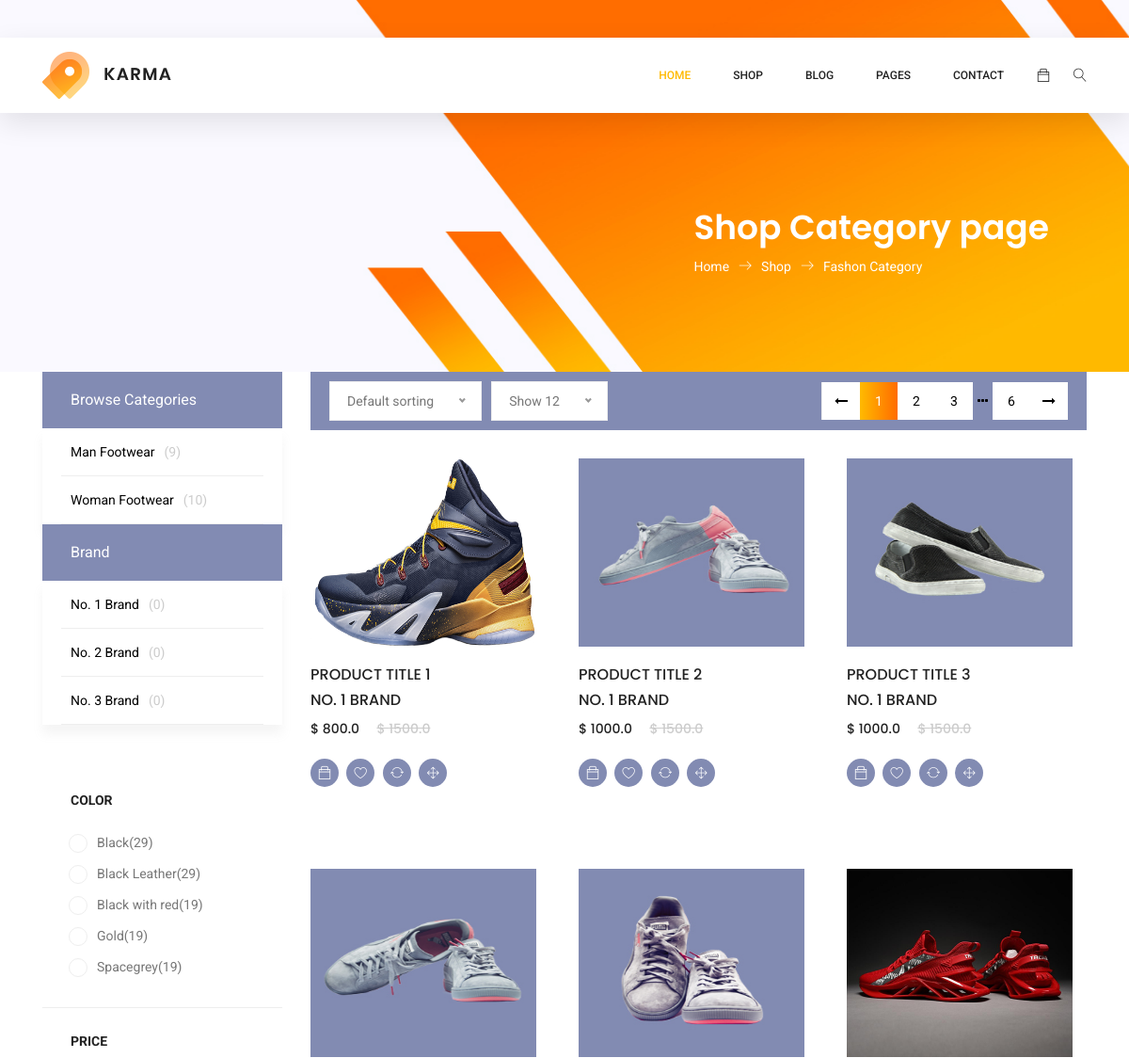
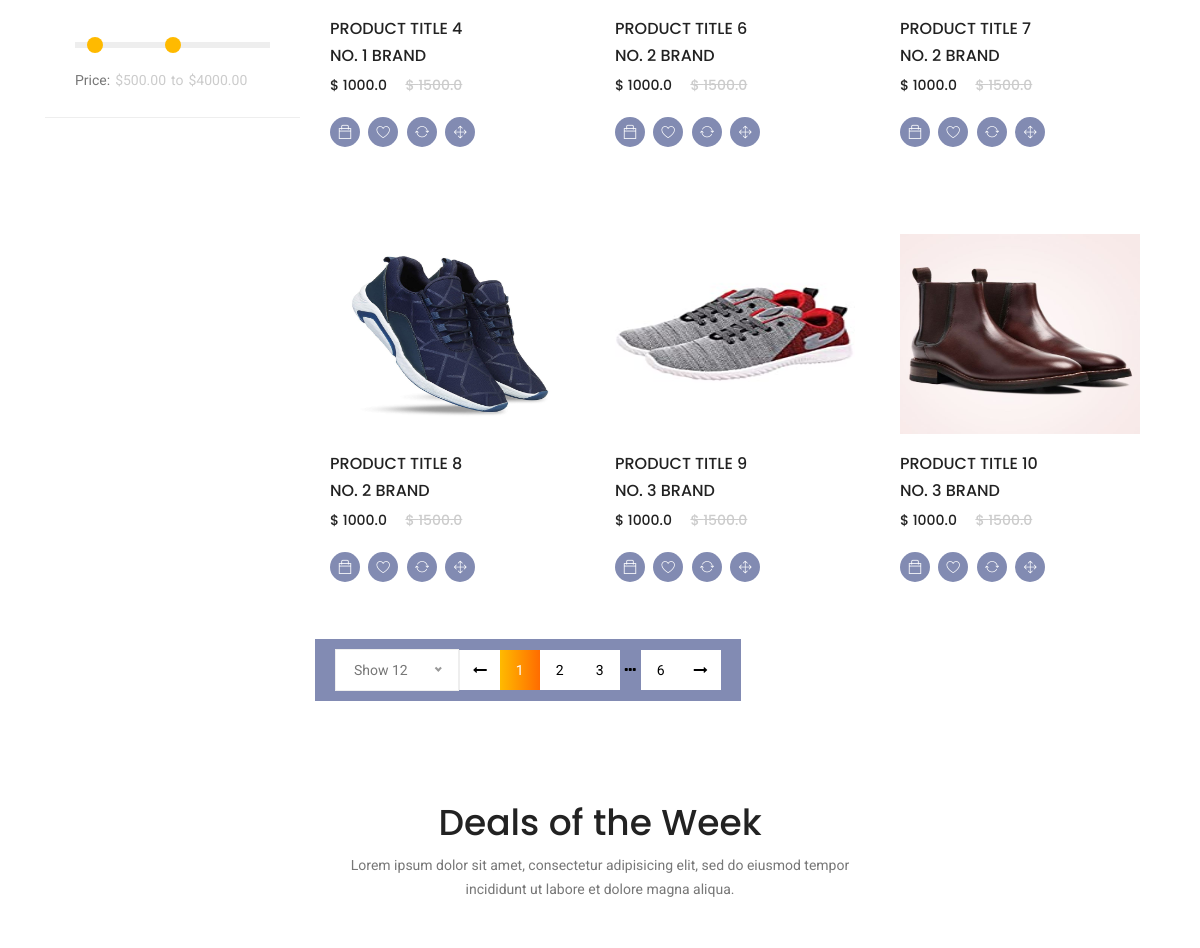
/category/M/ (upper part), run on an earlier commit of the app's database (2 pictures, top to bottom).
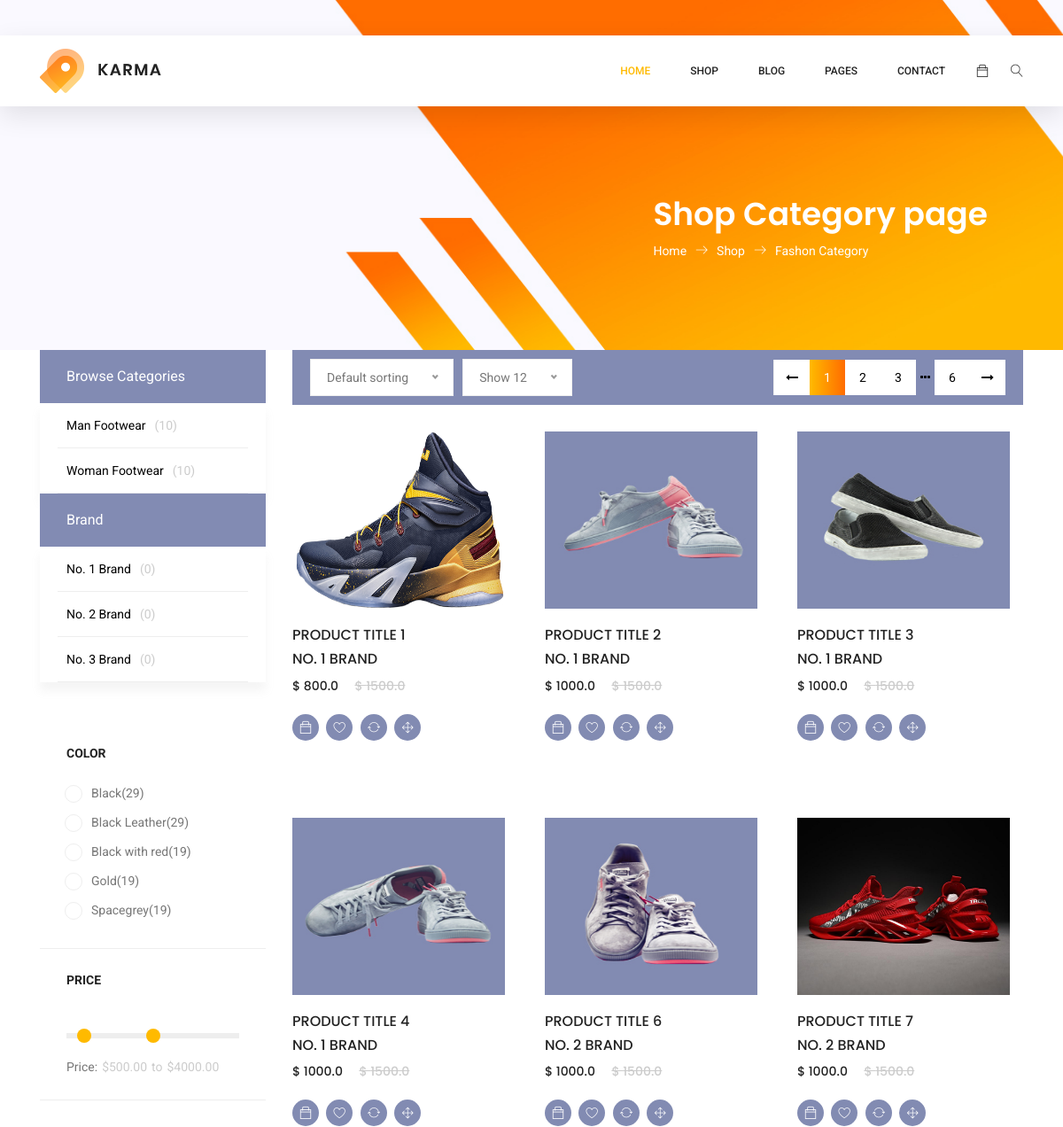
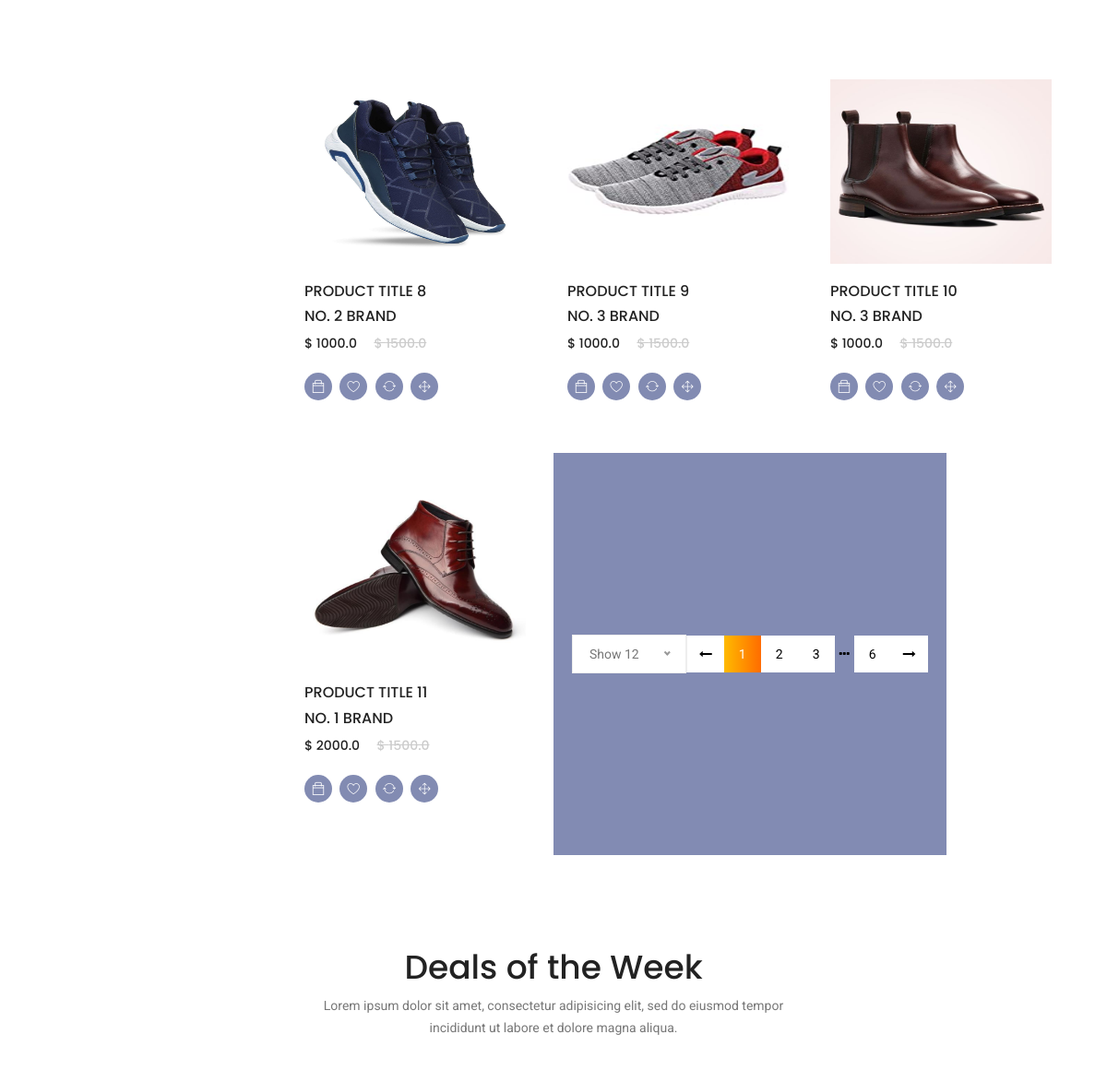
And on a later commit of the database (2 pictures, top to bottom).
### home/models.py (models this page shows)
class Product(models.Model):
  photo1 = models.ImageField(upload_to='products')
  title = models.CharField(max_length=100)
  brand = models.CharField(max_length=50)
  stock_qty = models.IntegerField()
  price = models.FloatField()
  d_price = models.FloatField()
  description = models.TextField()
  catagory = models.CharField(max_length=4, choices=CATAGORY_CHOICES)
  featured = models.BooleanField()
  objects=models.Manager()
  class Meta:
    verbose_name = ("Product")
    verbose_name_plural = ("Products")

### home/views.py (the view)
# urls.py: path('category/<slug:cat>/', views.Category.as_view() , name='category'),
class Category (ListView):
  def get(self, request, cat):
    count_m = len(Product.objects.filter(catagory='M'))
    count_w = len(Product.objects.filter(catagory='W'))
    b1 = len(Product.objects.filter(brand='No 1 brand'))
    b2 = len(Product.objects.filter(brand='No 2 brand'))
    b3 = len(Product.objects.filter(brand='No 3 brand'))
    if cat == '1':
      data = Product.objects.filter(brand= 'No. 1 brand')
    elif cat == '2':
      data = Product.objects.filter(brand= 'No. 2 brand')
    elif cat == '3':
      data = Product.objects.filter(brand= 'No. 3 brand')
    else:
      data = Product.objects.filter(catagory=cat)
    context = {'p_data': data, 'count_m':count_m, 'count_w':count_w, 'b1':b1, 'b2':b2, 'b3':b3}
    return render(request, 'home/category.html', context)

### home/templates/home/category.html (shortened to what this page needs)
{% extends 'home/base.html' %}
{% load static %}
{% block main %}
	<section class="banner-area organic-breadcrumb">
		<div class="container">
			<div class="breadcrumb-banner d-flex flex-wrap align-items-center justify-content-end">
				<div class="col-first">
					<h1>Shop Category page</h1>
					<nav class="d-flex align-items-center">
						<a href="index.html">Home<span class="lnr lnr-arrow-right"></span></a>
						<a href="#">Shop<span class="lnr lnr-arrow-right"></span></a>
						<a href="category.html">Fashon Category</a>
					</nav>
				</div>
			</div>
		</div>
	</section>
	<div class="container">
		<div class="row">
			<div class="col-xl-3 col-lg-4 col-md-5">
				<div class="sidebar-categories">
					<div class="head">Browse Categories</div>
					<ul class="main-categories">
						<li class="main-nav-list">
						<a href="{% url 'category' 'M' %} " >Man Footwear<span class="number">({{count_m}})</span></a>
						</li>
						<li class="main-nav-list">
						<a href="{% url 'category' 'W' %} " >Woman Footwear<span class="number">({{count_w}})</span></a>
						</li>
					</ul>
				</div>
				<div class="sidebar-categories">
					<div class="head">Brand</div>
					<ul class="main-categories">
						<li class="main-nav-list">
						<a href="{% url 'category' '1' %} " >No. 1 Brand<span class="number">({{b1}})</span></a>
						</li>
						<li class="main-nav-list">
						<a href="{% url 'category' '2' %} " >No. 2 Brand<span class="number">({{b2}})</span></a>
						</li>
						<li class="main-nav-list">
						<a href="{% url 'category' '3' %} " >No. 3 Brand<span class="number">({{b3}})</span></a>
						</li>
					</ul>
				</div>
				<div class="sidebar-filter mt-50">
					<div class="common-filter">
						<div class="head">Color</div>
						<form action="#">
							<ul>
								<li class="filter-list"><input class="pixel-radio" type="radio" id="black" name="color"><label for="black">Black<span>(29)</span></label></li>
								<li class="filter-list"><input class="pixel-radio" type="radio" id="balckleather" name="color"><label for="balckleather">Black
										Leather<span>(29)</span></label></li>
								<li class="filter-list"><input class="pixel-radio" type="radio" id="blackred" name="color"><label for="blackred">Black
										with red<span>(19)</span></label></li>
								<li class="filter-list"><input class="pixel-radio" type="radio" id="gold" name="color"><label for="gold">Gold<span>(19)</span></label></li>
								<li class="filter-list"><input class="pixel-radio" type="radio" id="spacegrey" name="color"><label for="spacegrey">Spacegrey<span>(19)</span></label></li>
							</ul>
						</form>
					</div>
					<div class="common-filter">
						<div class="head">Price</div>
						<div class="price-range-area">
							<div id="price-range"></div>
							<div class="value-wrapper d-flex">
								<div class="price">Price:</div>
								<span>$</span>
								<div id="lower-value"></div>
								<div class="to">to</div>
								<span>$</span>
								<div id="upper-value"></div>
							</div>
						</div>
					</div>
				</div>
			</div>
			<div class="col-xl-9 col-lg-8 col-md-7">
				<div class="filter-bar d-flex flex-wrap align-items-center">
					<div class="sorting">
					</div>
					<div class="sorting mr-auto">
					</div>
					<div class="pagination">
						<a href="#" class="prev-arrow"><i class="fa fa-long-arrow-left" aria-hidden="true"></i></a>
						<a href="#" class="active">1</a>
						<a href="#">2</a>
						<a href="#">3</a>
						<a href="#" class="dot-dot"><i class="fa fa-ellipsis-h" aria-hidden="true"></i></a>
						<a href="#">6</a>
						<a href="#" class="next-arrow"><i class="fa fa-long-arrow-right" aria-hidden="true"></i></a>
					</div>
				</div>
				<section class="lattest-product-area pb-40 category-list">
					<div class="row">
						{% for data in p_data %}
						<div class="col-lg-4 col-md-6">
							<div class="single-product">
								<a href="{% url 'product_details' data.id %} ">
								<img class="img-fluid" src="{{data.photo1.url}}" alt="No Image" style="width:240px; height:200px; ">
								<div class="product-details">
									<h6>{{data.title}}</h6>
									<h6>{{data.brand}}</h6>
									<div class="price">
										<h6>$ {{data.d_price}}</h6>
										<h6 class="l-through">$ {{data.price}}</h6>
									</div>
								</a>
									<div class="prd-bottom">
										<a class="social-info cart_btn" data-id="{{data.id}}">
										<span class="ti-bag"></span>
										</a>
										<a href="" class="social-info">
											<span class="lnr lnr-heart"></span>
										</a>
										<a href="" class="social-info">
											<span class="lnr lnr-sync"></span>
										</a>
										<a href="" class="social-info">
											<span class="lnr lnr-move"></span>
										</a>
									</div>
								</div>
							</div>
						</div>
						{% endfor %}
				<div class="filter-bar d-flex flex-wrap align-items-center">
					<div class="sorting mr-auto">
					</div>
					<div class="pagination">
						<a href="#" class="prev-arrow"><i class="fa fa-long-arrow-left" aria-hidden="true"></i></a>
						<a href="#" class="active">1</a>
						<a href="#">2</a>
						<a href="#">3</a>
						<a href="#" class="dot-dot"><i class="fa fa-ellipsis-h" aria-hidden="true"></i></a>
						<a href="#">6</a>
						<a href="#" class="next-arrow"><i class="fa fa-long-arrow-right" aria-hidden="true"></i></a>
					</div>
				</div>
	<section class="related-product-area section_gap">
		<div class="container">
			<div class="row justify-content-center">
				<div class="col-lg-6 text-center">
					<div class="section-title">
						<h1>Deals of the Week</h1>
						<p>Lorem ipsum dolor sit amet, consectetur adipisicing elit, sed do eiusmod tempor incididunt ut labore et dolore
							magna aliqua.</p>
					</div>
				</div>
			</div>
		</div>
	</section>
{% endblock main %}

### home/templates/home/base.html (shortened to what this page needs)
<!DOCTYPE html>
{% load static %}
<html lang="zxx" class="no-js">
<head>
	<link rel="stylesheet" href="{% static 'home/css/linearicons.css' %} ">
	<link rel="stylesheet" href="{% static 'home/css/font-awesome.min.css' %}">
	<link rel="stylesheet" href="{% static 'home/css/themify-icons.css' %}">
	<link rel="stylesheet" href="{% static 'home/css/bootstrap.css' %}">
	<link rel="stylesheet" href="{% static 'home/css/owl.carousel.css' %}">
	<link rel="stylesheet" href="{% static 'home/css/nice-select.css' %}">
	<link rel="stylesheet" href="{% static 'home/css/nouislider.min.css' %}">
	<link rel="stylesheet" href="{% static 'home/css/ion.rangeSlider.css' %}" />
	<link rel="stylesheet" href="{% static 'home/css/ion.rangeSlider.skinFlat.css' %}" />
	<link rel="stylesheet" href="{% static 'home/css/magnific-popup.css' %}">
	<link rel="stylesheet" href="{% static 'home/css/main.css' %}">
</head>
<body>
	<header class="header_area sticky-header">
		<div class="main_menu">
			<nav class="navbar navbar-expand-lg navbar-light main_box">
				<div class="container">
					<a class="navbar-brand logo_h" href="{% url 'home' %} "><img src="{% static 'home/img/logo.png' %} " alt=""></a>
					<div class="collapse navbar-collapse offset" id="navbarSupportedContent">
						<ul class="nav navbar-nav menu_nav ml-auto">
							<li class="nav-item active"><a class="nav-link" href="{% url 'home' %} ">Home</a></li>
							<li class="nav-item submenu dropdown">
								<a href="#" class="nav-link dropdown-toggle" data-toggle="dropdown" role="button" aria-haspopup="true" aria-expanded="false">Shop</a>
							</li>
							<li class="nav-item submenu dropdown">
								<a href="#" class="nav-link dropdown-toggle" data-toggle="dropdown" role="button" aria-haspopup="true"
								aria-expanded="false">Blog</a>
							</li>
							<li class="nav-item submenu dropdown">
								<a href="#" class="nav-link dropdown-toggle" data-toggle="dropdown" role="button" aria-haspopup="true" aria-expanded="false">Pages</a>
							</li>
							<li class="nav-item"><a class="nav-link" href="contact.html">Contact</a></li>
						</ul>
						<ul class="nav navbar-nav navbar-right">
							<li class="nav-item"><a href="{% url 'cart' %}" class="cart"><span class="ti-bag"></span></a></li>
							<li class="nav-item">
								<button class="search"><span class="lnr lnr-magnifier" id="search"></span></button>
							</li>
						</ul>
					</div>
				</div>
			</nav>
		</div>
	</header>
{% block main %}{% endblock main %}
</body>
</html>

What changed in the data, as far as the page shows it:
added Product: photo1 (picture), title "PRODUCT TITLE 11", brand "NO. 1 BRAND", d_price "2000.0", price "1500.0"
Also different on the page:
{{ count_m }}: "9" → "10"
